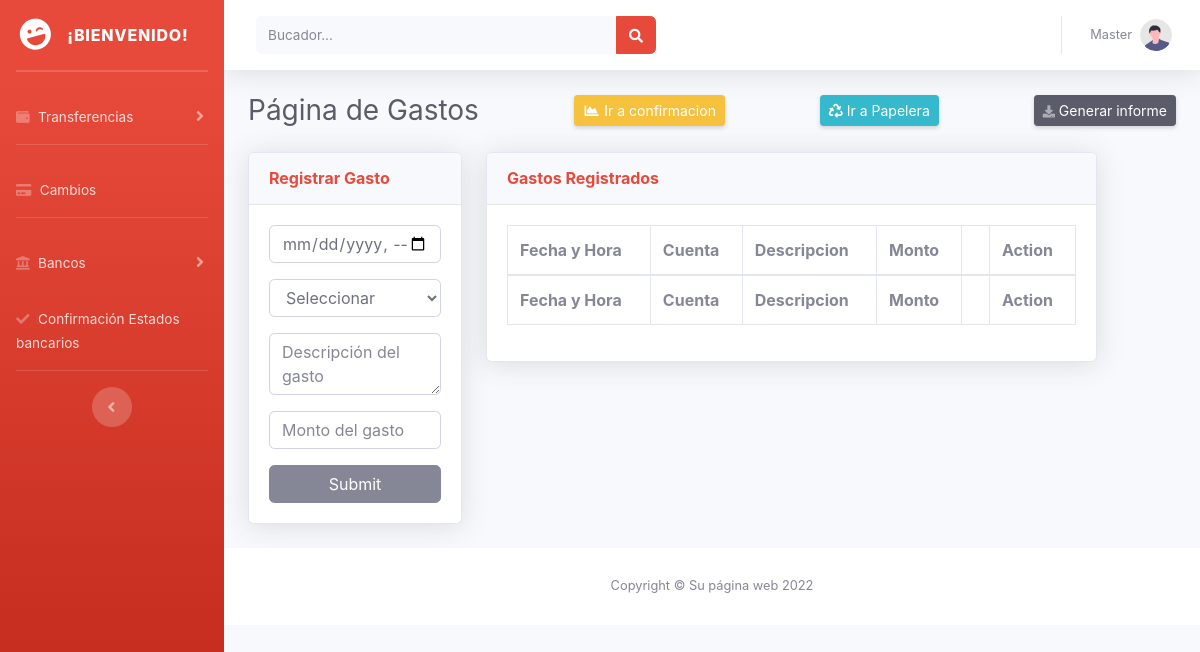
Page /gastos.php (signed in) on the earlier database version.
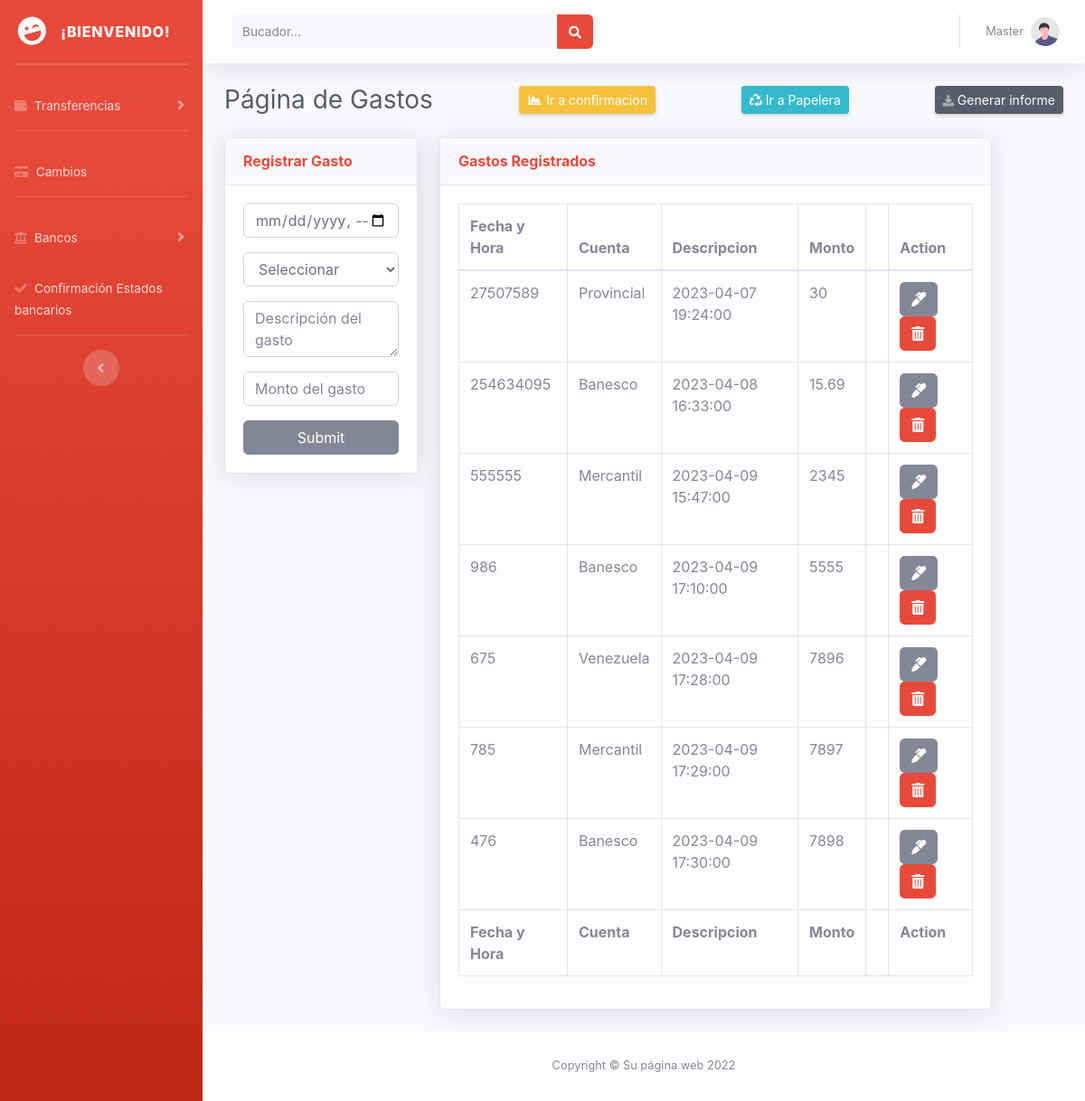
Same page on the later database version.
### tables this page shows
CREATE TABLE `referencia` (
  `idRef` int(11) NOT NULL,
  `refCod` varchar(12) NOT NULL,
  `refCompuesto` int(10) NOT NULL,
  `dateRef` datetime DEFAULT NULL,
  `monRef` float DEFAULT NULL,
  `idBan` int(11) DEFAULT NULL,
  `status` int(11) DEFAULT NULL
);

CREATE TABLE `banco` (
  `idBan` int(11) NOT NULL,
  `typBan` varchar(50) DEFAULT NULL,
  `status` enum('0','1') DEFAULT NULL,
  `codigo` int(4) NOT NULL
);

### gastos.php (the view, shortened to what this page needs)
<!DOCTYPE html>
<html lang="en">
<head>
    <link rel="stylesheet" href="css/bootstrap.min.css">
    <link rel="stylesheet" href="css/dataTables.bootstrap4.min.css">
    <link href="vendor/fontawesome-free/css/all.min.css" rel="stylesheet" type="text/css">
    <link href="css/sb-admin-2.min.css" rel="stylesheet">
    <link href="vendor/datatables/dataTables.bootstrap4.min.css" rel="stylesheet">
</head>
<body id="page-top">
    <div id="wrapper">
        <ul class="navbar-nav bg-gradient-danger sidebar sidebar-dark accordion" id="accordionSidebar">
            <a class="sidebar-brand d-flex align-items-center justify-content-center" href="referencias.php">
                <div class="sidebar-brand-icon rotate-n-15">
                    <i class="fas fa-laugh-wink"></i>
                </div>
                <div class="sidebar-brand-text mx-3">¡Bienvenido!</div>
            </a>
            <hr class="sidebar-divider my-0">
            <hr class="sidebar-divider">
            <li class="nav-item">
                <a class="nav-link collapsed" href="#" data-toggle="collapse" data-target="#collapseTwo"
                    aria-expanded="true" aria-controls="collapseTwo">
                    <i class="fas fa-wallet"></i>
                     <span>Transferencias</span>
                </a>
            </li>
            <hr class="sidebar-divider d-none d-md-block">
            <li class="nav-item">
                <a class="nav-link" href="cambio.php">
                <i class="fa fa-credit-card" aria-hidden="true"></i>
                <span>Cambios</span></a>
            </li>
            <hr class="sidebar-divider">
            <li class="nav-item">
                <a class="nav-link collapsed" href="#" data-toggle="collapse" data-target="#collapsePages"
                    aria-expanded="true" aria-controls="collapsePages">
                    <i class="fas fa-landmark"></i>
                    <span>Bancos</span>
                </a>
            </li>
            <li class="nav-item">
                <a class="nav-link" href="banca.php">
                  <i class="fa fa-check" aria-hidden="true"></i>
                <span>Confirmación Estados bancarios</span></a>
            </li>
            <hr class="sidebar-divider d-none d-md-block">
            <div class="text-center d-none d-md-inline">
                <button class="rounded-circle border-0" id="sidebarToggle"></button>
            </div>
        </ul>
        <div id="content-wrapper" class="d-flex flex-column">
            <div id="content">
                <nav class="navbar navbar-expand navbar-light bg-white topbar mb-4 static-top shadow">
                    <form
                        class="d-none d-sm-inline-block form-inline mr-auto ml-md-3 my-2 my-md-0 mw-100 navbar-search">
                        <div class="input-group">
                            <input type="text" class="form-control bg-light border-0 small" placeholder="Bucador..."
                                aria-label="Search" aria-describedby="basic-addon2">
                            <div class="input-group-append">
                                <button class="btn btn-danger" type="button">
                                    <i class="fas fa-search fa-sm"></i>
                                </button>
                            </div>
                        </div>
                    </form>
                    <ul class="navbar-nav ml-auto">
                        <li class="nav-item dropdown no-arrow">
                            <a class="nav-link dropdown-toggle" href="#" id="userDropdown" role="button"
                                data-toggle="dropdown" aria-haspopup="true" aria-expanded="false">
                                <span class="mr-2 d-none d-lg-inline text-gray-600 small">Master</span>
                                <img class="img-profile rounded-circle"
                                    src="img/undraw_profile.svg">
                            </a>
                        </li>
                    </ul>
                </nav>
                <div class="container-fluid">
                    <div class="d-sm-flex align-items-center justify-content-between mb-4">
                    <h1 class="h3 mb-0 text-gray-800">Página de Gastos</h1>
                    <a href="banca.php" class="d-none d-sm-inline-block btn btn-sm btn-warning shadow-sm">
                            <i class="fas fa-fw fa-chart-area"></i>
                            Ir a confirmacion</a>
                        <a href="#" class="d-none d-sm-inline-block btn btn-sm btn-info shadow-sm">
                        <i class="fas fa-recycle"></i>
                            Ir a Papelera</a>
                        <a href="#" class="d-none d-sm-inline-block btn btn-sm btn-dark shadow-sm"><i
                            class="fas fa-download fa-sm text-white-50"></i>
                        Generar informe</a>
                </div>
                <div class="row">
                    <div class="col-md-3">
                        <div class="card shadow mb-4">
                            <div class="card-header py-3">
                                <h6 class="m-0 font-weight-bold text-danger">Registrar Gasto</h6>
                            </div>
                            <div class="card-body">
                                <form action="insertarGasto.php" method="post">
                                    <input type="datetime-local" class="form-control mb-3" name="date" placeholder="Fecha y Hora" required>
                                    <select class="form-control mb-3" name="select" id="select" required>
                                        <option value="0">Seleccionar</option>
                                        <?php include('bancos.php');?>
                                    </select>
                                    <textarea name="descripcion" class="form-control mb-3" placeholder = "Descripción del gasto"></textarea>
                                    <input type="text"  class="form-control mb-3" name="monto" placeholder="Monto del gasto" step="any" required pattern="[0-9]{-2.01,-30.01}">
                                    <input type="submit" class="btn btn-secondary btn-block">
                                </form>
                            </div>
                        </div>
                    </div>
                    <div class="col-md-8">
                        <div class="card shadow mb-4">
                            <div class="card-header py-3">
                                <h6 class="m-0 font-weight-bold text-danger">Gastos Registrados</h6>
                            </div>
                            <div class="card-body">
                                <div class="table-responsive">
                                    <table id="tablax" class="table table-bordered" id="dataTable" width="100%" cellspacing="0">
                                        <thead>
                                            <tr>
                                                <th>Fecha y Hora</th>
                                                <th>Cuenta</th>
                                                <th>Descripcion</th>
                                                <th>Monto</th>
                                                <th></th>
                                                <th>Action</th>
                                            </tr>
                                        </thead>
                                        <tfoot>
                                            <tr>
                                                <th>Fecha y Hora</th>
                                                <th>Cuenta</th>
                                                <th>Descripcion</th>
                                                <th>Monto</th>
                                                <th></th>
                                                <th>Action</th>
                                            </tr>
                                        </tfoot>
                                        <tbody>
                                            <?php
                                                $result = mysqli_query($conexion, "SELECT ref.refCod, ref.dateRef, ref.monRef,ref.status, ban.typBan FROM referencia ref
                                                INNER join banco ban
                                                ON ref.idBan = ban.idBan
                                                WHERE ref.monRef > 0 and ref.status = 1
                                                ORDER BY dateRef ASC");
                                                 while($mostrar = mysqli_fetch_array($result))
                                                {
                                            ?>
                                            <tr>
                                                <td><?php echo $mostrar['refCod'];?></td>
                                                <td><?php echo $mostrar['typBan'];?></td>
                                                <td><?php echo $mostrar['dateRef'];?></td>
                                                <td><?php echo $mostrar['monRef'];?></td>
                                                <td></td>
                                                <td>
                                                    <a href="editRef.php?refCod=<?php echo $mostrar['refCod'];?>" class="btn btn-secondary"> <i class="fas fa-marker"></i></a>
                                                    <a href="deleteRef.php?refCod=<?php echo $mostrar['refCod'];?>" class="btn btn-danger"> <i class="fas fa-trash-alt"></i></a>
                                                </td>
                                            </tr>
                                            <?php
                                                }
                                            ?>
                                        </tbody>
                                    </table>
                                </div>
                            </div>
                        </div>
                    </div>
                </div>
            </div>
            <footer class="sticky-footer bg-white">
                <div class="container my-auto">
                    <div class="copyright text-center my-auto">
                    <span>Copyright &copy; Su página web 2022</span>
                    </div>
                </div>
            </footer>
        </div>
    </div>
</body>
</html>

Differences in the rows shown:
added referencia: refCod "27507589", idBan.typBan "Provincial", dateRef "2023-04-07 19:24:00", monRef "30"
added referencia: refCod "254634095", idBan.typBan "Banesco", dateRef "2023-04-08 16:33:00", monRef "15.69"
added referencia: refCod "555555", idBan.typBan "Mercantil", dateRef "2023-04-09 15:47:00", monRef "2345"
added referencia: refCod "986", idBan.typBan "Banesco", dateRef "2023-04-09 17:10:00", monRef "5555"
added referencia: refCod "675", idBan.typBan "Venezuela", dateRef "2023-04-09 17:28:00", monRef "7896"
added referencia: refCod "785", idBan.typBan "Mercantil", dateRef "2023-04-09 17:29:00", monRef "7897"
added referencia: refCod "476", idBan.typBan "Banesco", dateRef "2023-04-09 17:30:00", monRef "7898"
